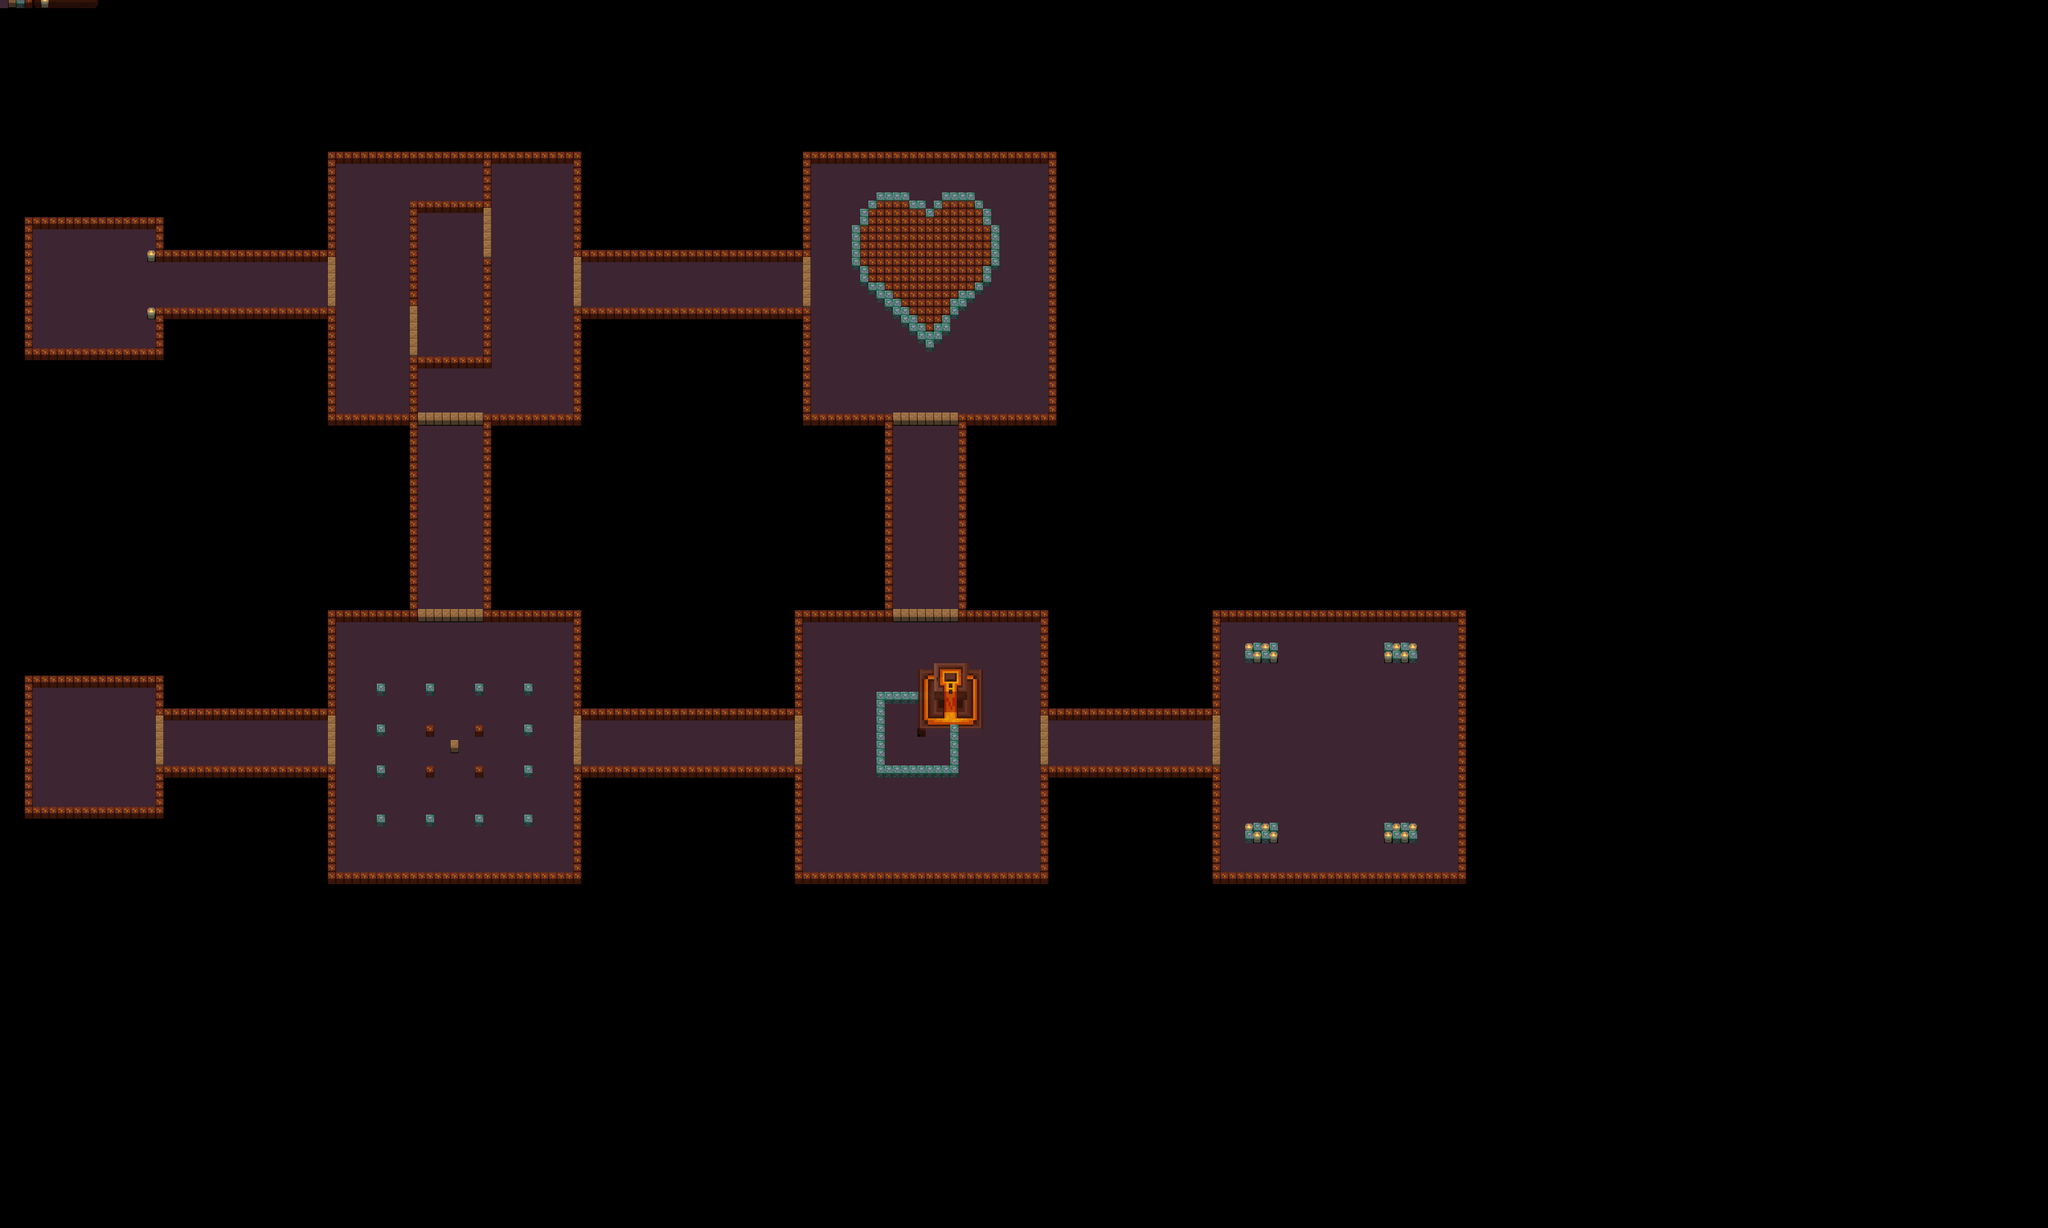

Tiled map render using the project's own tile images. Description and the map definition, with tile-layer contents summarised, below:
An orthogonal 250x150 tile map with 16x16 px tiles, 1 tile layer (Tile Layer 1), 1 hidden layer not drawn, 7 tilesets.

<map version="1.0" tiledversion="1.1.6" orientation="orthogonal" renderorder="right-down" width="250" height="150" tilewidth="16" tileheight="16" infinite="0" nextobjectid="1">
 <tileset firstgid="1" source="LavaFountain.tsx" />
 <tileset firstgid="2" source="bgtile.tsx" />
 <tileset firstgid="3" source="lavabrick.tsx" />
 <tileset firstgid="4" source="box.tsx" />
 <tileset firstgid="5" source="Torch.tsx" />
 <tileset firstgid="6" source="brick.tsx" />
 <tileset firstgid="7" source="Lava.tsx" />
 <layer name="Tile Layer 1" width="250" height="150" opacity="0.93">
  <data>[37500 cells, 7063 non-empty, 6 distinct tile ids]</data>
 </layer>
 <layer name="bg" width="250" height="150" visible="0">
  <data>[37500 cells, 6 non-empty, 1 distinct tile ids]</data>
 </layer>
</map>
